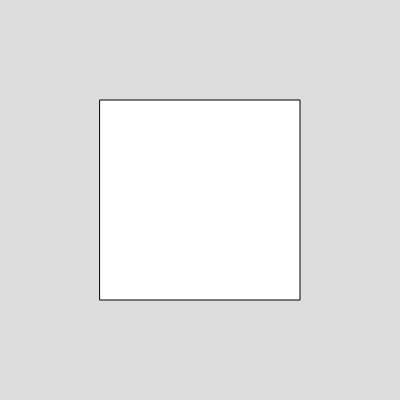
Frame 1 (no input)
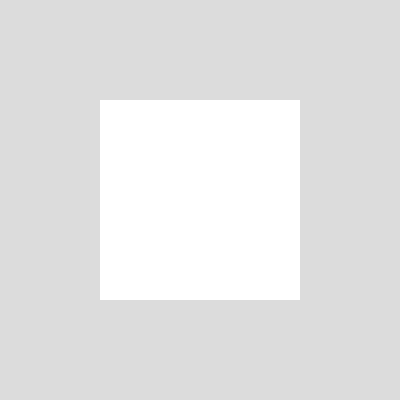
Frame 60 (no input)
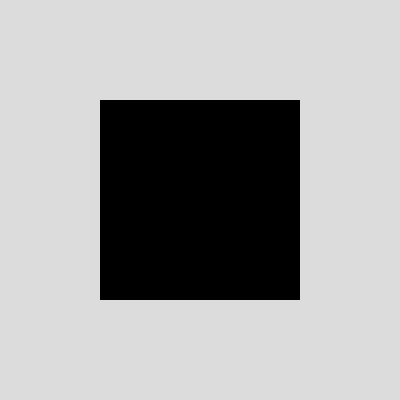
Frame 120 (the mouse pressed at the canvas centre since frame 60)

The p5.js sketch that drew these frames (run headless with seeded random() and noise() and a simulated clock; from frame 60 on, the mouse is pressed at the canvas centre):

// p5.js sketch
// ── sketch.js
let isOn = false;

function setup() {
  createCanvas(400, 400);
}

function draw() {
  background(220);

  rectMode(CENTER);
  rect(width / 2, height / 2, 200);

  if (isOn == false) {
    noStroke();
    fill(255);
  } else {
    fill(245, 200, 66);
  }
  isOn = mouseX > 100 && mouseX < 300 && mouseY > 100 && mouseY < 300;

  if (
    mouseIsPressed &&
    mouseX > 100 &&
    mouseX < 300 &&
    mouseY > 100 &&
    mouseY < 300
  ) {
    fill(0);
  }
}
